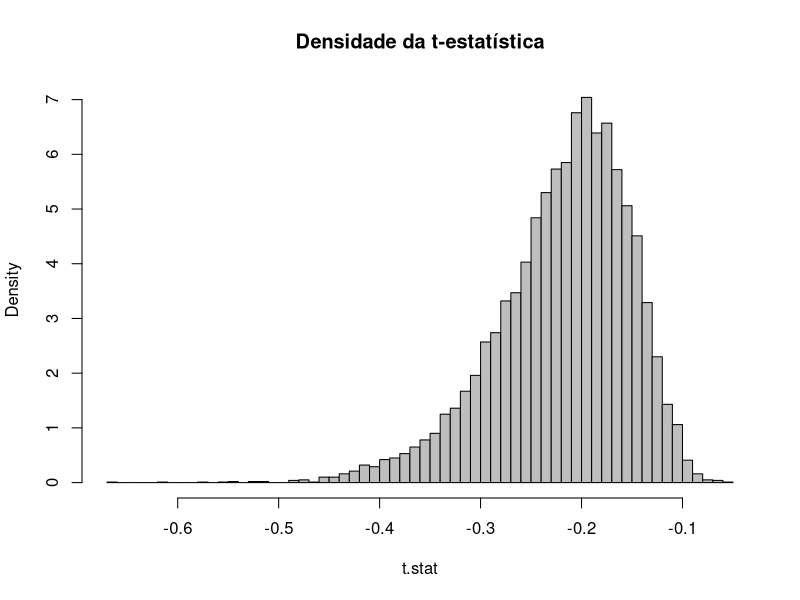
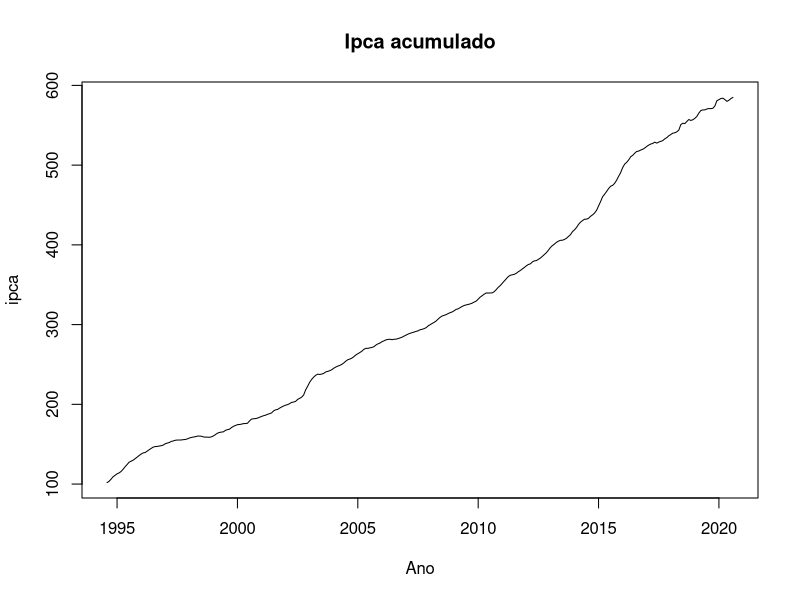
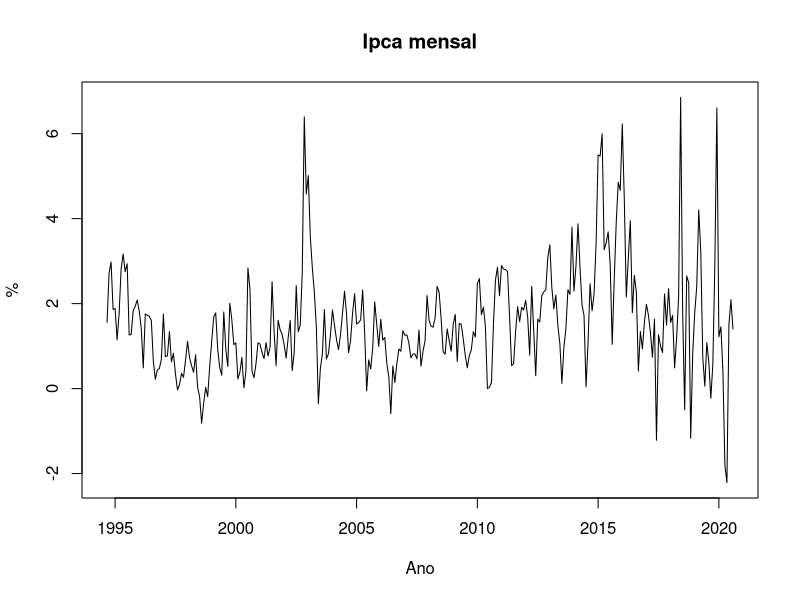
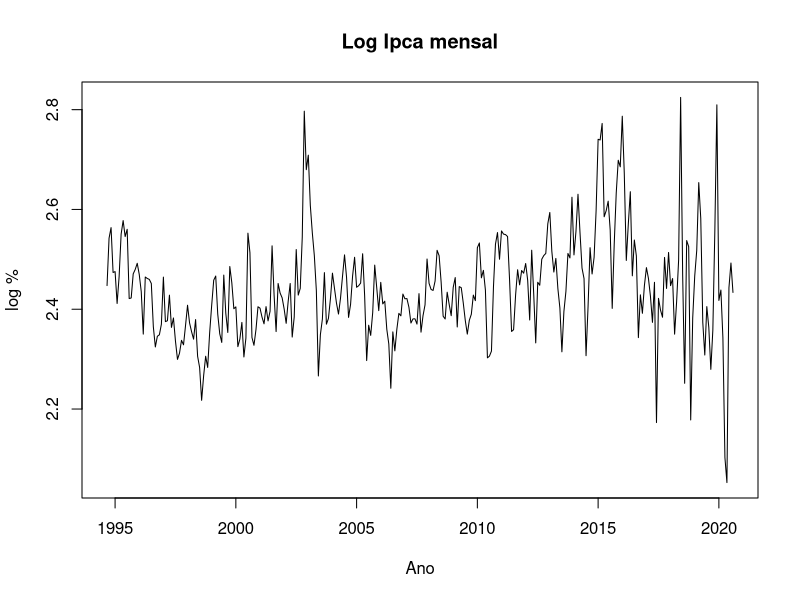

Write R code to recreate these figures, in order.
## ---- chunk 1
n <- 50
Tr <- 100 
S <- 10000
e.sd <- 1
phi <- 0.8
t.stat <- c(1:S)
set.seed(10000)

for(i in 1:S){
  # Passo 1
  e <- rnorm(n + Tr, mean = 0, sd = e.sd) 
  # Passo 2
  y <- e 
  for(j in 2:(n +Tr)){
    y[j] <- phi*y[j-1] + y[j] 
  }
  # Passo 3
  estimation <- arima(y[(n+1):(n+Tr)], 
                      order = c(1,0,0), include.mean = F)
  phi.hat <- estimation$coef
  phi.sigma <- sqrt(estimation$sigma2)
  # Passo 4
  t.stat[i] = (phi.hat - 1)/phi.sigma
}
## ---- chunk 2
hist(t.stat, breaks = 50 , freq = F, col = 'grey', 
      main = 'Densidade da t-estatística', )
## ---- chunk 3
library(tseries)
## ---- chunk 4
ipca <- read.csv('ipca.csv')
ipca <- ts(ipca$ipca.acum, start = c(1994,8), end = c(2020,8), frequency = 12)
plot(ipca, main = 'Ipca acumulado', xlab = 'Ano')
## ---- chunk 5
ipca.month <- diff(ipca) 
plot(ipca.month, main = 'Ipca mensal', xlab = 'Ano', ylab = '%')
## ---- chunk 6
logipca.month <- log(ipca.month + 10)
plot(logipca.month, main = 'Log Ipca mensal', xlab = 'Ano', ylab = 'log %')
